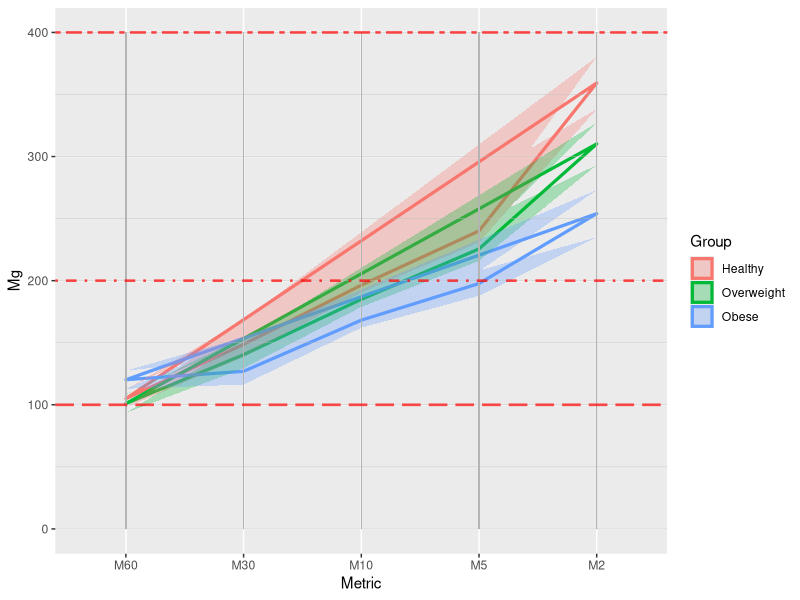
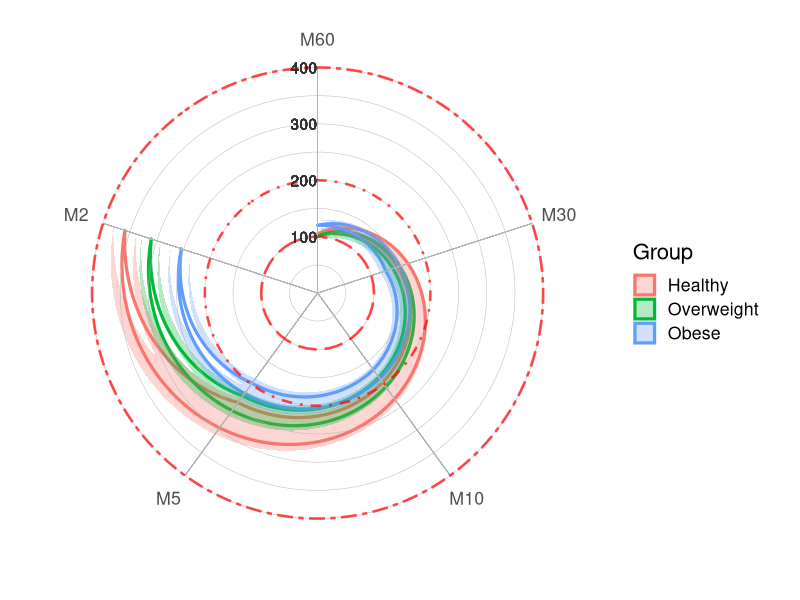

Here is the R script that generated these plots, in order:
# 1. Description ----------------------------------------------------------

# Title:        Radar plot generator
# Version:      2.0 (Using Rstudio version 1.4.1106)
# Date:         09-07-2021
# Author:       Ben Maylor (bm259@leicester.ac.uk)
# Contributors: Alex Rowlands, Nathan Dawkins and Charlotte Edwardson
# URL:          https://github.com/Maylor8/RadarPlotGenerator

# Description
# A tool used for generating radar plots to assist with the interpretation of accelerometry data. 
# Please contact Ben Maylor (bm259@leicester.ac.uk) for any enquiries.


# Citing Radar plot Generator
# When using Radar plot generator, please cite: 
# Rowlands et al. (2019) - DOI: 10.1186/s40798-019-0225-9 
# The link to this github code so that others can access it and use it. 

# Update notes for version 2:
  # Added ability to include error ribbons to provide more context between group means.
  # Improved some automation. More to be done in the next update.


# 2. Library setup --------------------------------------------------------

# Packages required to generate Radar plots
library(ggplot2) # Verified using V3.3.5
library(scales)  # Verified using V1.1.1


# 3. Data setup -----------------------------------------------------------

Group.no    <- 3                                    # Number of groups to be compared  
Group.names <- c("Healthy",	"Overweight",	"Obese")  # Names of comparison groups
Metric.no   <- 5                                    # Number of different MX metrics used
Metriclist  <- c("M60", "M30", "M10", "M5", "M2")   # Quote each MX metric used in descending order. Report MX values in minutes to ensure they are ordered correctly.

# Make the data frame (Skip if you are importing an existing data frame)
Metric  <- c(rep(c(Metriclist), each = Group.no))
Group   <- c(rep(c(Group.names), times = Metric.no))

# Paste values where the first MX metric is listed for each Group in the order they appear above (e.g. in the provided example this would be M60-Healthy, Overweight, Obese, M30-Healthy etc..)                                           
Mg    <- c(105, 101, 120.2, 148.7, 140.4, 127, 196.4, 185, 168.2, 240.1, 225.6, 197.7, 359.3, 310.2, 254) # Data in Mg    

# Same ordering but for SD/SEM/95%CI. NOTE: These are the differences to the Mg, not the absolute values.
Error <- c(7.2, 7.5, 7.3, 10.3, 11.0, 10.7, 5.9, 6.2, 6.1, 9.4, 9.7, 9.9, 21, 17, 19)

# Make data frame
Data <- data.frame(Metric, Group, Mg, Error)
# Inspect data frame for accuracy
print(Data)

# Generate separate data frame for error ribbons
d <- Data
d$lowCI  <- Mg - Error
d$highCI <- Mg + Error

i   <- c(seq_along(d[[1]]), which(d$Metric==tail(Metriclist,n=1)))
dCI <- rbind(data.frame(d[i,1:2], CI=d$lowCI[i], type="low") ,
             data.frame(d[i,1:2], CI=d$highCI[i], type="high"))

dCI$Group <- factor(dCI$Group, levels = Group.names)

# Ordering of MX metrics for the plots
  temp <- vector(mode="numeric", length=length(Metriclist))

  for (i in 1:length(Metriclist)) {
    temp[i] <- as.numeric(substring(Metriclist[i],2,nchar(Metriclist[i])))}

  temp <- sort(temp, decreasing=T)
  temp <- paste("M", temp, sep="")
  
  Data$Metric <- factor(Data$Metric, levels = temp)  
  Data$Group <- factor(Data$Group, levels = Group.names)  


# 4. Generate plot --------------------------------------------------------

# The code first generates a polygon plot in which the data and main aesthetics are specified by the user  ##
# WARNING: When adding/removing lines of code here, ensure that symbols at the end of each line remain the ##
# same (e.g. + or ,). This is typically the most common cause for the code tripping up.                    ##
# The plot viewer in R will not reflect the true rendering quality applied to the exported image file      ## 

# Set Y axis parameters suitable for your data
  Ystart <- 0 # Y axis start value
  Yend   <- 400 # Y axis end value
  Yint   <- 50  # Y axis interval

# Make plot
  Plot <- ggplot(Data, aes(x = Metric, y = Mg, group = Group)) +
    geom_polygon(aes(group = Group, colour = Group), fill = NA, size = 1.1) +    
  
  #Deactivate this line below if you do not want shadings for the error
    geom_polygon(aes(x=Metric,y=CI, group = Group, fill=Group), data=dCI, alpha=.3) + 
  
  # OPTIONAL: Specify group colours/shade - Activate and edit one only at a time
  # A comprehensive list of colours can be found here: http://www.stat.columbia.edu/~tzheng/files/Rcolor.pdf
  # Examples
  # scale_colour_manual(values = c("grey10", "grey30", "grey50", "grey70", "grey90"),name = "Group") +
  # scale_colour_manual(values = c("black", "green", "blue","red","yellow"),name = "Group") +
  
  # Set Y axis gridlines
    geom_hline(yintercept = seq(Ystart,Yend, by = Yint), alpha = 0.8, colour = "grey70", size = 0.2) + # Automatically uses the Y axis interval value specified previously

  # Add vertical X lines for metrics
    geom_segment(aes(x="M60", y=Ystart, xend="M60", yend=Yend), colour = "grey70", size = 0.2) +  
    geom_segment(aes(x="M30", y=Ystart, xend="M30", yend=Yend), colour = "grey70", size = 0.2) +  
    geom_segment(aes(x="M10", y=Ystart, xend="M10", yend=Yend), colour = "grey70", size = 0.2) +
    geom_segment(aes(x="M5", y=Ystart, xend="M5", yend=Yend), colour = "grey70", size = 0.2) +
    geom_segment(aes(x="M2", y=Ystart, xend="M2", yend=Yend), colour = "grey70", size = 0.2) +

  # Add Acceleration cut-points
    geom_hline(yintercept = 100, colour = alpha("red", 0.7), size = 0.9, linetype = 5) + # add as many of these cutpoint as you want by pasting this line.
    geom_hline(yintercept = 200, colour = alpha("red", 0.7), size = 0.9, linetype = 4) + # For different line types: http://www.cookbook-r.com/Graphs/Shapes_and_line_types/
    geom_hline(yintercept = 400, colour = alpha("red", 0.7), size = 0.9, linetype = 6)   # Ensure The last line does not end in "+" or the plot will not be finalised.

# OPTIONAL: Quality check when trying to identify aesthetic and layout problems.
  Plot

# Make radar plot (wrap ggplot around a coordinate)
  Plot + coord_polar(start = -((180/Metric.no)*(pi/180))) + # Start argument ensures that the first MX metric begins directly vertical of the centre of the radar plot.
    theme_classic(base_size = 16) +
    theme(axis.ticks = element_blank(), # Theme edits. For examples of additional theme edits, see here: https://ggplot2.tidyverse.org/reference/theme.html
          axis.title = element_blank(),
          axis.line = element_blank(),
         #axis.text.x = element_blank(), Remove MX labels if you are adding MX symbols instead. Recommended that you do not activate this for the first run to ensure metrics are in the right order and the plot makes sense.
          axis.text.y = element_blank(),
          panel.grid = element_blank()) + # Remove various elements from plot
  
    scale_y_continuous(limits = c(Ystart, Yend),breaks = seq(Ystart,Yend,Yint)) + #set y axis limits
  
  # Add Y axis labels. currently takes a bit of manual adjustment. One of the main aims for future releases is to make this less cumbersome. 
  # geom_text(x = 0.7, y = (Yend/2)+10, label = expression(paste("MX (m",italic("g"),")")), angle = 93, colour = "grey20", hjust = "left", size = 5) + # Y Axis title 
    geom_text(x = 1, y = 100, label = "100", angle = 0, colour = "grey20", hjust = "right") +  
    geom_text(x = 1, y = 200, label = "200", angle = 0, colour = "grey20", hjust = "right") +
    geom_text(x = 1, y = 300, label = "300", angle = 0, colour = "grey20", hjust = "right") +
    geom_text(x = 1, y = 400, label = "400", angle = 0, colour = "grey20", hjust = "right")


# 5. Export Radar plot ----------------------------------------------------
  
  # Where do you want to save the plot?
    #setwd()

# Export plot at high rendering quality to you current working directory
#   ggsave("Radar Plot.jpg", width = 25, height = 20, units = "cm", dpi = 1500) # Input fill format here
